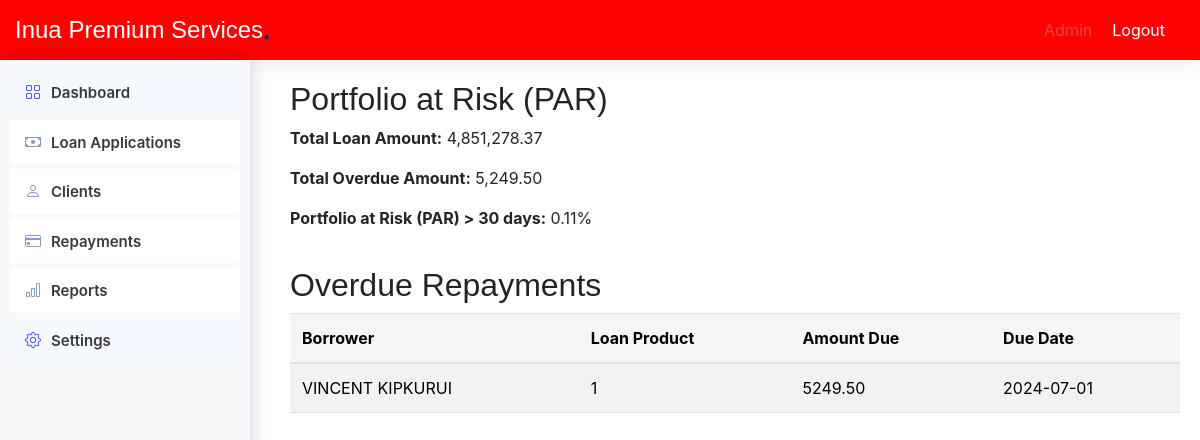
The page /admin/par.php on the database as committed earlier.
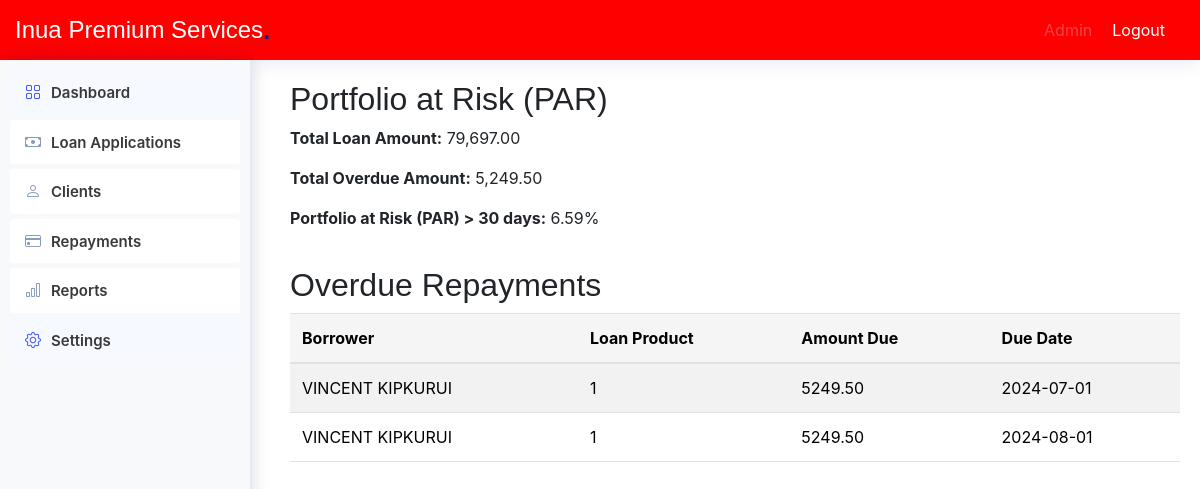
The same page on the database as committed later.
### tables this page shows
CREATE TABLE `navigation_items` (
  `id` int(11) NOT NULL,
  `title` varchar(100) NOT NULL,
  `url` varchar(200) NOT NULL,
  `icon` varchar(50) DEFAULT NULL,
  `parent_id` int(11) DEFAULT NULL
);

CREATE TABLE `repayments` (
  `id` int(11) NOT NULL,
  `loan_id` int(11) DEFAULT NULL,
  `repayment_date` date DEFAULT NULL,
  `amount` decimal(10,2) DEFAULT NULL
);

CREATE TABLE `borrowers` (
  `id` int(11) NOT NULL,
  `full_name` varchar(255) NOT NULL,
  `business_name` varchar(255) DEFAULT NULL,
  `unique_number` varchar(20) NOT NULL,
  `mobile` varchar(15) DEFAULT NULL,
  `email` varchar(255) DEFAULT NULL,
  `total_paid` decimal(10,2) DEFAULT NULL,
  `open_loans_balance` decimal(10,2) DEFAULT NULL,
  `status` varchar(50) DEFAULT NULL,
  `loan_officer` varchar(50) NOT NULL
);

CREATE TABLE `loan_applications` (
  `id` int(11) NOT NULL,
  `borrower` int(11) NOT NULL,
  `loan_product` varchar(255) DEFAULT NULL,
  `principal` decimal(10,2) DEFAULT NULL,
  `loan_release_date` date DEFAULT NULL,
  `interest` decimal(10,2) DEFAULT NULL,
  `interest_method` varchar(50) DEFAULT NULL,
  `loan_interest` decimal(5,2) DEFAULT NULL,
  `loan_duration` int(11) DEFAULT NULL,
  `repayment_cycle` varchar(50) DEFAULT NULL,
  `number_of_repayments` int(11) DEFAULT NULL,
  `processing_fee` decimal(5,2) DEFAULT NULL,
  `registration_fee` decimal(5,2) DEFAULT NULL,
  `loan_status` varchar(50) DEFAULT NULL,
  `total_amount` double NOT NULL
);

### includes/functions.php (called while the page is built, shortened)
<?php
function db_connect() {
    $host = 'localhost';
    $db = 'microfinance';
    $user = 'root';
    $pass = '';
    try {
        return new PDO("mysql:host=$host;dbname=$db", $user, $pass, [
            PDO::ATTR_ERRMODE => PDO::ERRMODE_EXCEPTION,
            PDO::ATTR_DEFAULT_FETCH_MODE => PDO::FETCH_ASSOC,
        ]);
    } catch (PDOException $e) {
        die('Connection failed: ' . $e->getMessage());
    }
}
function getUserRole($userId) {
    $conn = db_connect();
    $stmt = $conn->prepare("SELECT role_id FROM users WHERE id = ?");
    $stmt->execute([$userId]);
    return $stmt->fetchColumn();
}
function getNavigationItems($roleId) {
    try {
        $conn = db_connect();
        $stmt = $conn->prepare("
            SELECT ni.id, ni.title, ni.url, ni.icon, ni.parent_id
            FROM navigation_items ni
            INNER JOIN navigation_item_roles nir ON ni.id = nir.navigation_item_id
            WHERE nir.role_id = :role_id
        ");
        $stmt->execute([':role_id' => $roleId]);
        $result = $stmt->fetchAll(PDO::FETCH_ASSOC);
        return $result ?: [];
    } catch (PDOException $e) {
        error_log('Database query error: ' . $e->getMessage());
        return [];
    } finally {
        $conn = null;
    }
}
?>

### admin/par.php (the view, shortened to what the changed rows need)
<!DOCTYPE html>
<html lang="en">
<head>
    <link href="assets/vendor/bootstrap/css/bootstrap.min.css" rel="stylesheet">
    <link href="assets/vendor/bootstrap-icons/bootstrap-icons.css" rel="stylesheet">
    <link href="assets/css/style.css" rel="stylesheet">
</head>
<body>
    <?php
    include '../includes/functions.php';
    include 'includes/header.php';
    ?>
    <div class="sidebar">
        <?php include '../includes/sidebar.php'; ?>
    </div>
    <?php
    include 'db.php';
    $sql_overdue = "SELECT
                        borrowers.full_name AS borrower_name,
                        loan_applications.loan_product,
                        repayments.amount,
                        repayments.repayment_date
                    FROM
                        repayments
                    INNER JOIN
                        loan_applications ON repayments.loan_id = loan_applications.id
                    INNER JOIN
                        borrowers ON loan_applications.borrower= borrowers.id
                    WHERE
                        repayments.repayment_date < CURDATE()";
    $result_overdue = $conn->query($sql_overdue);
    $sql_total_loan = "SELECT SUM(total_amount) AS total_loan_amount FROM loan_applications";
    $result_total_loan = $conn->query($sql_total_loan);
    $row_total_loan = $result_total_loan->fetch_assoc();
    $total_loan_amount = $row_total_loan['total_loan_amount'];
    $sql_overdue_amount = "SELECT SUM(repayments.amount) AS total_overdue_amount
                           FROM repayments
                           WHERE repayment_date < CURDATE() AND DATEDIFF(CURDATE(), repayment_date) > 30";
    $result_overdue_amount = $conn->query($sql_overdue_amount);
    $row_overdue_amount = $result_overdue_amount->fetch_assoc();
    $total_overdue_amount = $row_overdue_amount['total_overdue_amount'];
    $par = ($total_overdue_amount / $total_loan_amount) * 100;
    ?>
    <main class="main">
        <section class="section">
            <div class="table-container">
                <h2>Portfolio at Risk (PAR)</h2>
                <p><strong>Total Loan Amount:</strong> <?php echo number_format($total_loan_amount, 2); ?></p>
                <p><strong>Total Overdue Amount:</strong> <?php echo number_format($total_overdue_amount, 2); ?></p>
                <p><strong>Portfolio at Risk (PAR) > 30 days:</strong> <?php echo number_format($par, 2); ?>%</p>
            </div>
            <div class="table-container">
                <h2>Overdue Repayments</h2>
                <table class="table table-striped">
                    <thead>
                        <tr>
                            <th>Borrower</th>
                            <th>Loan Product</th>
                            <th>Amount Due</th>
                            <th>Due Date</th>
                        </tr>
                    </thead>
                    <tbody>
                        <?php
                        if ($result_overdue->num_rows > 0) {
                            while($row = $result_overdue->fetch_assoc()) {
                                echo "<tr class='overdue'>
                                        <td>{$row['borrower_name']}</td>
                                        <td>{$row['loan_product']}</td>
                                        <td>{$row['amount']}</td>
                                        <td>{$row['repayment_date']}</td>
                                      </tr>";
                            }
                        } else {
                            echo "<tr><td colspan='4'>No overdue repayments found</td></tr>";
                        }
                        ?>
                    </tbody>
                </table>
            </div>
        </section>
    </main>
</body>
</html>

### includes/sidebar.php (shortened to what the changed rows need)
<?php
$userId = 1;
$roleId = getUserRole($userId);
$navItems = getNavigationItems($roleId);
function renderNavItems($items, $parentId = NULL) {
    $html = '';
    foreach ($items as $item) {
        if ($item['parent_id'] == $parentId) {
            $subItems = array_filter($items, function($i) use ($item) {
                return $i['parent_id'] == $item['id'];
            });
            $hasSubItems = !empty($subItems);
            $html .= '<li class="nav-item">';
            $html .= '<a class="nav-link' . ($hasSubItems ? ' collapsed' : '') . '" href="' . $item['url'] . '"';
            if ($hasSubItems) {
                $html .= ' data-bs-toggle="collapse" data-bs-target="#collapse-' . $item['id'] . '" aria-expanded="false" aria-controls="collapse-' . $item['id'] . '"';
            }
            $html .= '>';
            if ($item['icon']) {
                $html .= '<i class="' . $item['icon'] . '" title="' . $item['title'] . '"></i>';
            }
            $html .= '<span>' . $item['title'] . '</span>';
            $html .= '</a>';
            if ($hasSubItems) {
                $html .= '<ul id="collapse-' . $item['id'] . '" class="collapse list-unstyled">';
                $html .= renderNavItems($items, $item['id']);
                $html .= '</ul>';
            }
            $html .= '</li>';
        }
    }
    return $html;
}
?>
<!DOCTYPE html>
<html lang="en">
<head>
    <link rel="stylesheet" href="../assets/css/bootstrap.min.css">
</head>
<body>
    <aside class="sidebar">
        <ul class="sidebar-nav" id="sidebar-nav">
            <?= renderNavItems($navItems) ?>
        </ul>
    </aside>
</body>
</html>

Rows that differ between the two databases and show on the page:
now on this page (row edited): repayments: borrowers.full_name "VINCENT KIPKURUI", loan.loan_product "1", amount "5249.50", repayment_date "2024-08-01"
Other text that changed with them:
$total_loan_amount: "4,851,278.37" → "79,697.00"
$par: "0.11" → "6.59"
